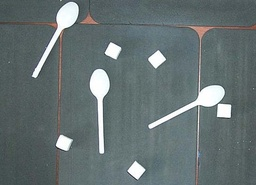
#> input picture Part2/Lab2/images/P0001460.jpg, 256 x 185 px, shrunk from 545 x 394 before the run; its folder holds only this picture in this run
$ python lab2.py
#> lines starting #> are read from the running program, lines starting #| are printed output that depends on the picture
### Part2/Lab2/source/ImageHandler.py
class ImageHandler:

    @staticmethod
    def __normalize_pixel_values(r, g, b):
        return min(255, max(0, r)), min(255, max(0, g)), min(255, max(0, b))

    @staticmethod
    def change_brightness(pixels, width, height, br_level):
        for i in range(width):
            for j in range(height):
                r, g, b = map(lambda x: int(x + br_level * x), pixels[i, j])
                r, g, b = ImageHandler.__normalize_pixel_values(r, g, b)
                pixels[i, j] = (r, g, b)

    # [32 lines left out: function image_binarization, not called in this run]

    @staticmethod
    def convert_to_grayscale(pixels, width, height):

        for i in range(width):
            for j in range(height):
                r, g, b = pixels[i, j]

                gray = (r * 0.3 + g * 0.59 + b * 0.11)
                pixels[i, j] = (int(gray), int(gray), int(gray))

    # [8 lines left out: function binarization, not called in this run]

    @staticmethod
    def get_mean_brightness(pixels, width, height):
        brightness = 0
        for i in range(width):
            for j in range(height):
                brightness += (pixels[i, j][0] + pixels[i, j][1] + pixels[i, j][2]) / 3
        return int(brightness/(width*height))

    # @staticmethod
    # def image_erosion(im_pixels, level=1):
    #     def erosion(pixels)

    # @staticmethod
    # def get_image_border(pixels, width, height):

### Part2/Lab2/source/ImageFilter.py
import math


class ImageFilter:

    # [8 lines left out: function roberts_operator, not called in this run]

    @staticmethod
    def __filter(pixels, i, j, kernel, div):
        kernel_size = len(kernel)
        shift = (kernel_size - 1) / 2
        s = (0, 0, 0)

        for x in range(kernel_size):
            for y in range(kernel_size):
                g = tuple(map(lambda f, h: f * h, pixels[i - shift + x, j - shift + y], kernel[x][y]))
                s = tuple(map(lambda x1, x2: x1 + x2, g, s))

        return tuple(map(lambda x: int(x * div), s))

    # [8 lines left out: function low_frequency_filter, not called in this run]

    @staticmethod
    def high_frequency_filter(pixels, width, height):
        kernel = [[(-1,) * 3, (-1,) * 3, (-1,) * 3], [(-1,) * 3, (9,) * 3, (-1,) * 3],
                  [(-1,) * 3, (-1,) * 3, (-1,) * 3]]
        div = 1 / 9

        for i in range(1, width - 1):
            for j in range(1, height - 1):
                pixels[i, j] = ImageFilter.__filter(pixels, i, j, kernel, div)

    # [17 lines left out: function median_filter, not called in this run]

### Part2/Lab2/lab2.py
from PIL import Image
from source.ImageHandler import ImageHandler
from source.ImageFilter import ImageFilter

images = ["P0001460"]


def process_image(index):
#> called with index = 0
    s_image = Image.open("./images/" + images[index] + ".jpg")
#> s_image is the input picture: PIL image 256x185 RGB; mean R, G, B 101.5, 113.5, 114.4
    width, height = s_image.size
#> width = 256; height = 185

    image = s_image.copy()
    #s_image.show()
    ImageHandler.change_brightness(image.load(), width, height, 0.5)
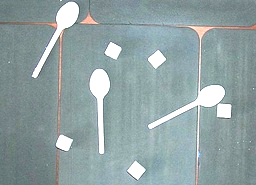
#> image: PIL image 256x185 RGB; mean R, G, B 145.1, 162.6, 164
    ImageFilter.high_frequency_filter(image.load(), width, height)
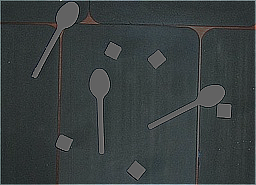
#> image: PIL image 256x185 RGB; mean R, G, B 56.8, 63.7, 64.2
    #ImageFilter.median_filter(image.load(), width, height)
    #ImageFilter.low_frequency_filter(image.load(), width, height)
    ImageHandler.convert_to_grayscale(image.load(), width, height)
    level = ImageHandler.get_mean_brightness(image.load(), width, height)
    # [8 lines of commented-out code are left out]
    image.show()


def main():
    for index in range(len(images)):
        process_image(index)


if __name__ == "__main__":
    main()
